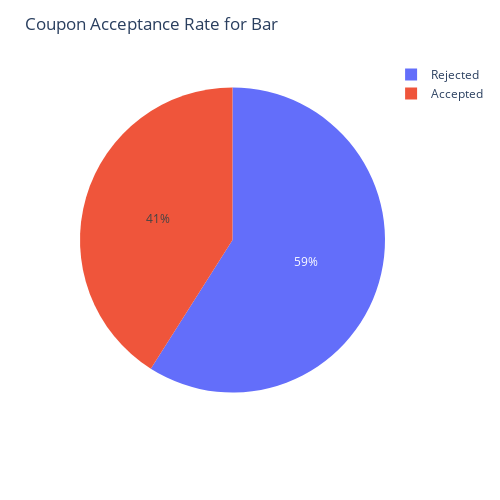

Source (notebook cell):
### Code cell
#Creating a dataframe to use for piechart
bar_counts = [['Accepted', 827],['Rejected', 1190]]
bar_acceptance = pd.DataFrame(bar_counts, columns=['Coupon', 'Numbers'])

# Use the numbers to create a piechart
pie_chart = px.pie(bar_acceptance, values='Numbers', names='Coupon')
pie_chart.update_layout(
    title_text="Coupon Acceptance Rate for Bar",    autosize=False,
    width=500,
    height=500)
pie_chart.show()

### Figure 1 — Plotly figure (JSON) as saved in the notebook; plotly's stock layout.template omitted (floating-point values rounded to 4 significant figures)
{"data": [{"domain": {"x": [0, 1], "y": [0, 1]}, "hovertemplate": "Coupon=%{label}<br>Numbers=%{value}<extra></extra>", "labels": ["Accepted", "Rejected"], "legendgroup": "", "name": "", "showlegend": true, "type": "pie", "values": [827, 1190]}], "layout": {"autosize": false, "height": 500, "legend": {"tracegroupgap": 0}, "margin": {"t": 60}, "title": {"text": "Coupon Acceptance Rate for Bar"}, "width": 500}}
